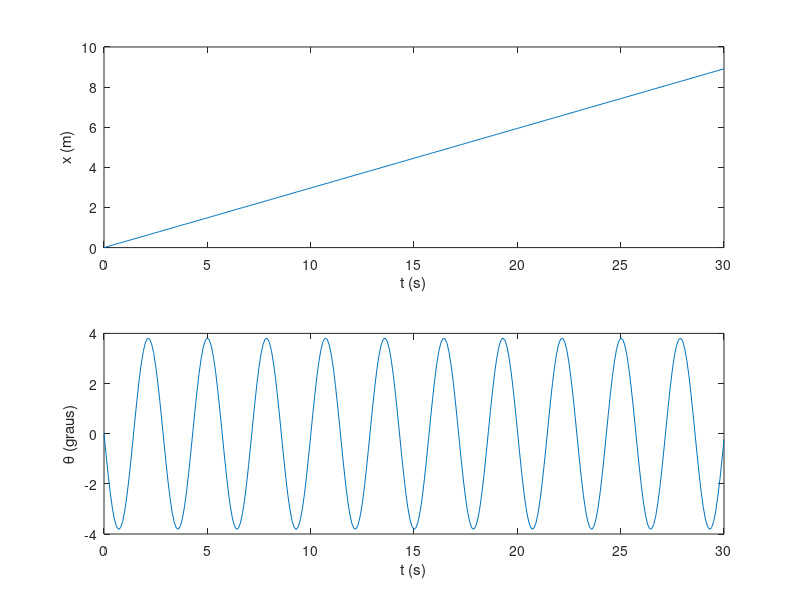
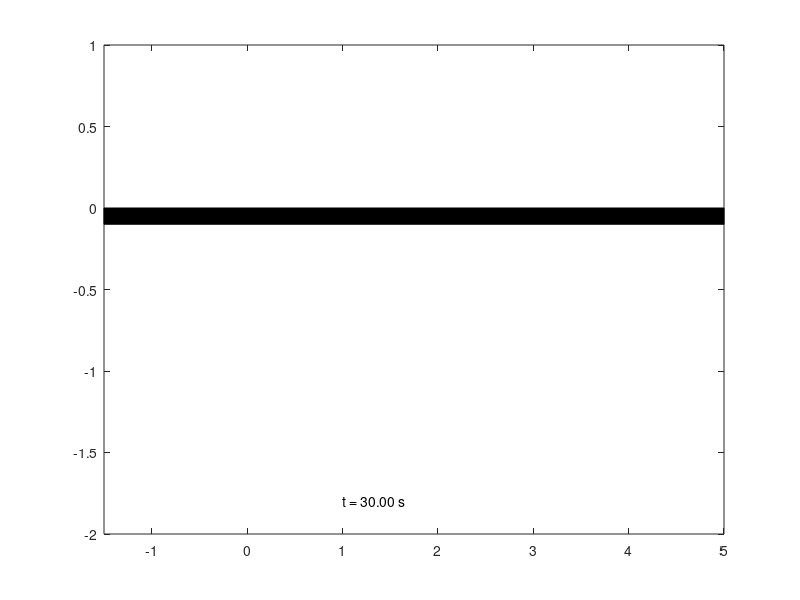

Here is the MATLAB script that generated these plots, in order:
%% Simulação do Problema da Grua (Aula 01) 
% Funções utilizadas (veja documentação): 
%  -> close: fechar figuras abertas
%  -> tf: função para criar funções de transferência
%  -> impulse: obter a resposta ao impulso unitário
%  -> figure: abrir (nova) figura
%  -> subplot: criar sub-gráficos em uma mesma figura
%  -> xlabel: texto do eixo X (abscissa)
%  -> ylabel: texto do eixo Y (ordenada)
%  -> xlim: valores mínimo e máximo da abscissa
%  -> ylim: valores mínimo e máximo da ordenada
%  -> hold on, off: plotar, ou não, o gráfico sobre os anteriores
%  -> plot: traçar um gráfico 2D
%  -> area: traçar gráfico 2D com interior preenchido
%  -> tic, toc: "tic" zera um contador de tempo e "toc" retorna o valor 
%    deste contador
close all;
% Dados numéricos
M = 1000; % massa do carro [kg]
m = 10; % massa do gancho [kg]
I = 1; % Inércia do gancho [km*m^2]
L = 2; % Comprimento da correia [m]
g = 9.8; %  aceleração gravitacional [m/s^2]
s = tf('s'); % variável de Laplace
% Modelo dinâmico
%   -> TT(s)/F(s) = b1/(s^2-a1)
%   -> X(s)/F(s) = (a2*b1/(s^2-a1) + b2)/s^2 = (b2*s^2 - b2*a1 + a2*b1)/(s^4-a1*s^2)
a1 = -(M+m)*m*g*L/(I*(M+m)+M*m*L^2);
b1 = -m*L/(I*(M+m)+M*m*L^2);
a2 = m^2*L^2*g/(I*(M+m)+M*m*L^2);
b2 = (I+m*L^2)/(I*(M+m)+M*m*L^2);
TTs_Fs = b1/(s^2-a1);
Xs_Fs = (b2*s^2 - b2*a1 + a2*b1)/(s^4-a1*s^2);
% Simulação: Impulso de 500N, 
t=0:0.1:30; %vetor de tempo
x = impulse(Xs_Fs*300,t); % resposta da posição x do carro [m]
tt = impulse(TTs_Fs*300,t); % resposta do ângulo theta da correia [rad]
figure, % gráficos
subplot(211), plot(t,x), ylabel('x (m)'), xlabel('t (s)');
subplot(212), plot(t,tt*180/pi), ylabel('\theta (graus)'), xlabel('t (s)');
% Simulação
B = 1; % Comprimenhto do carro [m]
H = 0.6; % Altura do carro [m]
tic
for i=1:length(t)
    figure(2),
    area([-1.5;-1.5;5;5],[0;-0.1;-0.1;0],'FaceColor','k') % solo
    hold on,
    ylim([-2 1]),xlim([-1.5, 5]),
    area([-B/2;-B/2;B/2;B/2]+x(i),[0;H;H;0],'FaceColor','y') % carro
    plot([0 L*sin(tt(i))]+x(i),[0 -L*cos(tt(i))]+H/2,'b','LineWidth',2) % correia
    plot([L*sin(tt(i))+x(i)],[-L*cos(tt(i))+H/2],'b.','MarkerSize',100) % "gancho"
    text(1,-1.8,sprintf('t = %0.2f s',t(i)))
    pause(0.1-toc*(i>1)) % 0.1 segundo entre cada plot
    tic
    hold off
end
    